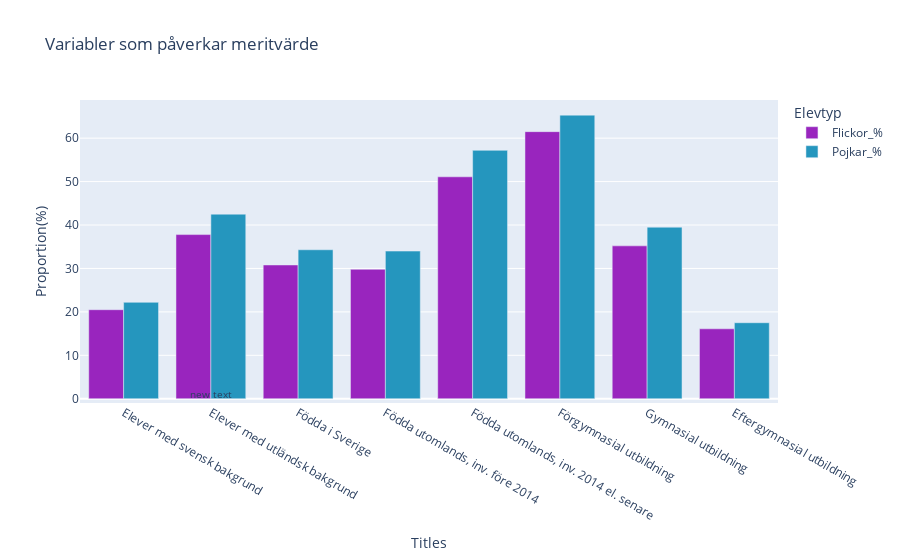

Notebook code for this chart:
### Markdown cell above
# KPI_2

### Code cell
import plotly.express as px

df_variables = pd.read_excel('../data/python/betyg_o_prov_riksnivå.xlsx' , sheet_name="Tabell 1B" , skiprows=7)
df_variables = df_variables.drop(df_variables.index[0:12])
df_variables = df_variables.drop([14, 18, 19, 20, 21, 25, 26, 27])
df_variables = df_variables.iloc[:, [0,-2, -1]]
df_variables = df_variables.reset_index(drop=True)

df_variables = df_variables.rename(columns={df_variables.columns[0]: "Titles" , df_variables.columns[1]: 'Flickor_%' , df_variables.columns[2]: 'Pojkar_%'})

colour1 = {"Flickor_%":"#9925be", "Pojkar_%":"#2596be"}
fig =px.bar(
    df_variables.reset_index(),
    x="Titles",
    y=["Flickor_%", "Pojkar_%"],
    barmode="group",
    title="Variabler som påverkar meritvärde",
    labels={"value": "Proportion(%)", "variable": "Elevtyp"},
    color_discrete_map =colour1   
)

fig.update_layout(
    annotations=[
        dict(
            x=1,
            y=1.09,
            showarrow=False,
            font=dict(size=10)
        )
    ]
)

fig.show()

### Figure 1 — Plotly figure (JSON) as saved in the notebook; plotly's stock layout.template omitted (floating-point values rounded to 4 significant figures)
{"data": [{"alignmentgroup": "True", "hovertemplate": "Elevtyp=Flickor_%<br>Titles=%{x}<br>Proportion(%)=%{y}<extra></extra>", "legendgroup": "Flickor_%", "marker": {"color": "#9925be", "pattern": {"shape": ""}}, "name": "Flickor_%", "offsetgroup": "Flickor_%", "orientation": "v", "showlegend": true, "textposition": "auto", "type": "bar", "x": ["Elever med svensk bakgrund", "Elever med utländsk bakgrund", "Födda i Sverige", "Födda utomlands, inv. före 2014", "Födda utomlands, inv. 2014 el. senare", "Förgymnasial utbildning", "Gymnasial utbildning", "Eftergymnasial utbildning"], "xaxis": "x", "y": [20.5, 37.8, 30.8, 29.8, 51.1, 61.5, 35.2, 16.1], "yaxis": "y"}, {"alignmentgroup": "True", "hovertemplate": "Elevtyp=Pojkar_%<br>Titles=%{x}<br>Proportion(%)=%{y}<extra></extra>", "legendgroup": "Pojkar_%", "marker": {"color": "#2596be", "pattern": {"shape": ""}}, "name": "Pojkar_%", "offsetgroup": "Pojkar_%", "orientation": "v", "showlegend": true, "textposition": "auto", "type": "bar", "x": ["Elever med svensk bakgrund", "Elever med utländsk bakgrund", "Födda i Sverige", "Födda utomlands, inv. före 2014", "Födda utomlands, inv. 2014 el. senare", "Förgymnasial utbildning", "Gymnasial utbildning", "Eftergymnasial utbildning"], "xaxis": "x", "y": [22.2, 42.5, 34.3, 34, 57.2, 65.3, 39.5, 17.5], "yaxis": "y"}], "layout": {"annotations": [{"font": {"size": 10}, "showarrow": false, "x": 1, "y": 1.09}], "barmode": "group", "legend": {"title": {"text": "Elevtyp"}, "tracegroupgap": 0}, "title": {"text": "Variabler som påverkar meritvärde"}, "xaxis": {"anchor": "y", "domain": [0, 1], "title": {"text": "Titles"}}, "yaxis": {"anchor": "x", "domain": [0, 1], "title": {"text": "Proportion(%)"}}}}
